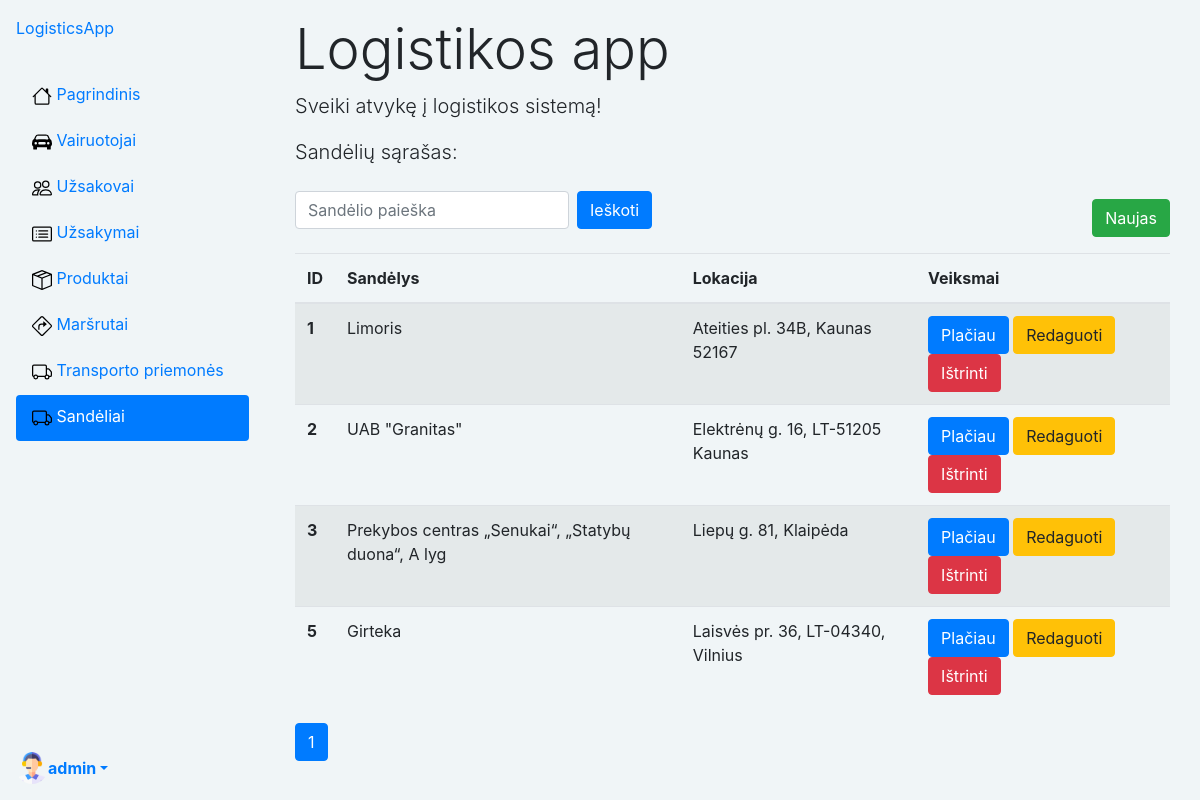
/logistics/warehouses/ (signed in), run on the app's committed database.
### logistics/models.py (models this page shows, shortened)
class Profile(models.Model):
    user = models.OneToOneField(User, on_delete=models.CASCADE)
    nuotrauka = models.ImageField(default="profile_pics/default.png", upload_to="profile_pics")

class Warehouse(models.Model):
    name = models.CharField('Sandelys', max_length=50, help_text='Įveskite sandėlio pavadinimą')
    location = models.CharField('Lokacija', max_length=100, help_text='Įveskite sandėlio lokaciją')

### logistics/views.py (the view)
# urls.py: path('warehouses/', views.warehouses, name='warehouses'),
def warehouses(request):
    all_warehouses = Warehouse.objects.all()
    query = request.GET.get('q')
    if query:
        search_warehouses = Warehouse.objects.filter(
            Q(name__icontains=query) |
            Q(location__icontains=query)
        )
        all_warehouses = search_warehouses
    page = request.GET.get('page', 1)
    paginator = Paginator(all_warehouses, 5)
    try:
        all_warehouses = paginator.page(page)
    except PageNotAnInteger:
        all_warehouses = paginator.page(1)
    except EmptyPage:
        all_warehouses = paginator.page(paginator.num_pages)
    context = {
        'all_warehouses': all_warehouses
    }
    return render(request, 'warehouses/warehouses.html', context=context)

### logistics/templatetags/custom_pagination.py (called while the page is built)
@register.inclusion_tag('pagination_template.html')
def show_pagination_links(queryset, parameter_name='page'):
    return {'current_list': queryset, 'parameter_name': parameter_name}

### templates/warehouses/warehouses.html
{% extends "base.html" %}
{% load custom_pagination %}
{% block content %}
<div class="container mt-3">
    <h1 class="display-4">Logistikos app</h1>
    <p class="lead">Sveiki atvykę į logistikos sistemą!</p>
    <p class="lead">Sandėlių sąrašas:</p>
    <div class="d-flex justify-content-between">
        <form method="get" class="form-inline my-2 my-lg-0">
            <input class="form-control mr-sm-2" type="search" placeholder="Sandėlio paieška" aria-label="Search"
                   name="q"
                   value="{{ request.GET.q }}">
            <button class="btn btn-primary my-2 my-sm-0" type="submit">Ieškoti</button>
        </form>
        {% if user.is_superuser %}
        <a href="{% url 'warehouse-new' %}?next=/library" class="btn btn-success mt-3">Naujas</a>
        {% endif %}
    </div>
    <div class="mt-3">
        {% if all_warehouses %}
        <table class="table table-striped">
            <thead>
            <tr>
                <th scope="col">ID</th>
                <th scope="col">Sandėlys</th>
                <th scope="col">Lokacija</th>
                <th scope="col">Veiksmai</th>
            </tr>
            </thead>
            <tbody>
            {% for warehouse in all_warehouses %}
            <tr>
                <th scope="row">{{ warehouse.id }}</th>
                <td>{{ warehouse.name }}</td>
                <td>{{ warehouse.location }}</td>
                <td>
                    <a href="{{ warehouse.pk }}" class="btn btn-primary">Plačiau</a>
                    {% if user.is_superuser %}
                    <a href="{% url 'warehouse-update' warehouse_id=warehouse.id %}" class="btn btn-warning">Redaguoti</a>
                    <a href="{% url 'warehouse-delete' warehouse_id=warehouse.id %}" class="btn btn-danger">Ištrinti</a>
                    {% endif %}
                </td>
            </tr>
            {% endfor %}
            </tbody>
        </table>
        {% show_pagination_links all_warehouses %}
        {% else %}
        <p>Nerasta jokių rezultatų pagal paiešką.</p>
        {% endif %}
    </div>
</div>
{% endblock %}

### templates/base.html (shortened to what this page needs)
<!DOCTYPE html>
<html lang="en">
<head>
    {% load static %}
    <link rel="stylesheet" href="https://stackpath.bootstrapcdn.com/bootstrap/4.1.3/css/bootstrap.min.css"
>
    <link rel="stylesheet" href="{% static 'css/styles.css' %}">
    <link href="https://cdn.jsdelivr.net/npm/bootstrap-icons@1.18.0/font/bootstrap-icons.css" rel="stylesheet">
</head>
<body class="d-flex" style="background-color: #F0F5F7;">
<div class="d-flex flex-column flex-shrink-0 p-3 bg-body-tertiary"
     style="width: 265px; height: 100vh; background-color: #F0F5F7;">
    <a href="/" class="d-flex align-items-center mb-3 mb-md-0 me-md-auto link-body-emphasis text-decoration-none">
        <span class="fs-4">LogisticsApp</span>
    </a>
    <ul class="nav nav-pills flex-column mb-auto">
        <li class="nav-item align-items-center">
            <a href="{% url 'index' %}"
               class="nav-link {% if request.resolver_match.url_name == 'index' %}active{% endif %}
 link-body-emphasis">
                <img src="{% static 'images/house.svg' %}" width="20" height="30" alt="Your Logo" class="me-2">
                <span class="d-none d-md-inline">Pagrindinis</span>
            </a>
        </li>
        {% if user.is_authenticated %}
        {% if user.is_superuser %}
        <li class="nav-item align-items-center">
            <a href="{% url 'drivers' %}"
               class="nav-link {% if 'drivers' in request.path %}active{% endif %} link-body-emphasis">
                <img src="{% static 'images/car-front-fill (1).svg' %}" width="20" height="30" alt="Your Logo"
                     class="me-2">
                <span class="d-none d-md-inline">Vairuotojai</span>
            </a>
        </li>
        <li class="nav-item align-items-center">
            <a href="{% url 'customers' %}"
               class="nav-link {% if 'customers' in request.path %}active{% endif %} link-body-emphasis">
                <img src="{% static 'images/people.svg' %}" width="20" height="30" alt="Your Logo" class="me-2">
                <span class="d-none d-md-inline">Užsakovai</span>
            </a>
        </li>
        <li class="nav-item align-items-center">
            <a href="{% url 'orders' %}"
               class="nav-link {% if 'orders' in request.path %}active{% endif %} link-body-emphasis">
                <img src="{% static 'images/card-list.svg' %}" width="20" height="30" alt="Your Logo" class="me-2">
                <span class="d-none d-md-inline">Užsakymai</span>
            </a>
        </li>
        <li class="nav-item align-items-center">
            <a href="{% url 'products' %}" class="nav-link {% if request.resolver_match.url_name == 'products' %}active{% endif %}
 link-body-emphasis">
                <img src="{% static 'images/box-seam.svg' %}" width="20" height="30" alt="Your Logo" class="me-2">
                <span class="d-none d-md-inline">Produktai</span>
            </a>
        </li>
        <li class="nav-item align-items-center">
            <a href="{% url 'routes' %}"
               class="nav-link {% if 'routes' in request.path %}active{% endif %} link-body-emphasis">
                <img src="{% static 'images/sign-turn-right.svg' %}" width="20" height="30" alt="Your Logo"
                     class="me-2">
                <span class="d-none d-md-inline">Maršrutai</span>
            </a>
        </li>
        <li class="nav-item align-items-center">
            <a href="{% url 'vehicles' %}"
               class="nav-link {% if 'vehicles' in request.path %}active{% endif %} link-body-emphasis">
                <img src="{% static 'images/truck.svg' %}" width="20" height="30" alt="Your Logo" class="me-2">
                <span class="d-none d-md-inline">Transporto priemonės</span>
            </a>
        </li>
        <li class="nav-item align-items-center">
            <a href="{% url 'warehouses' %}"
               class="nav-link {% if 'warehouses' in request.path %}active{% endif %} link-body-emphasis">
                <img src="{% static 'images/truck.svg' %}" width="20" height="30" alt="Your Logo" class="me-2">
                <span class="d-none d-md-inline">Sandėliai</span>
            </a>
        </li>
        {% endif %}
    </ul>
    <div class="dropdown">
        <a href="#" class="d-flex align-items-center link-body-emphasis text-decoration-none dropdown-toggle"
           data-toggle="dropdown" aria-expanded="false">
            <img src="{{ user.profile.nuotrauka.url }}" alt="" width="32" height="32" class="rounded-circle me-2">
            <strong>{{ user.get_username}}</strong>
        </a>
            {% endif %}
    </div>
</div>
<div class="container-fluid">
    {% block content %}{% endblock %}
</div>
</body>
</html>

### data on the page
Warehouse: id "1", name "Limoris", location "Ateities pl. 34B, Kaunas 52167"
Warehouse: id "2", name "UAB \"Granitas\"", location "Elektrėnų g. 16, LT-51205 Kaunas"
Warehouse: id "3", name "Prekybos centras „Senukai“, „Statybų duona“, A lyg", location "Liepų g. 81, Klaipėda"
Warehouse: id "5", name "Girteka", location "Laisvės pr. 36, LT-04340, Vilnius"

### other printed values
{{ user.get_username }} "admin"
{{ i }} "1"
